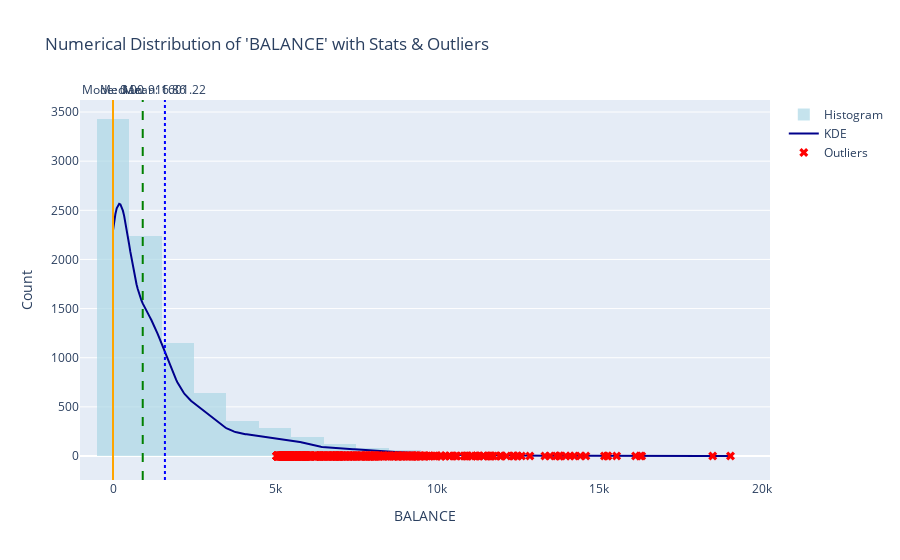
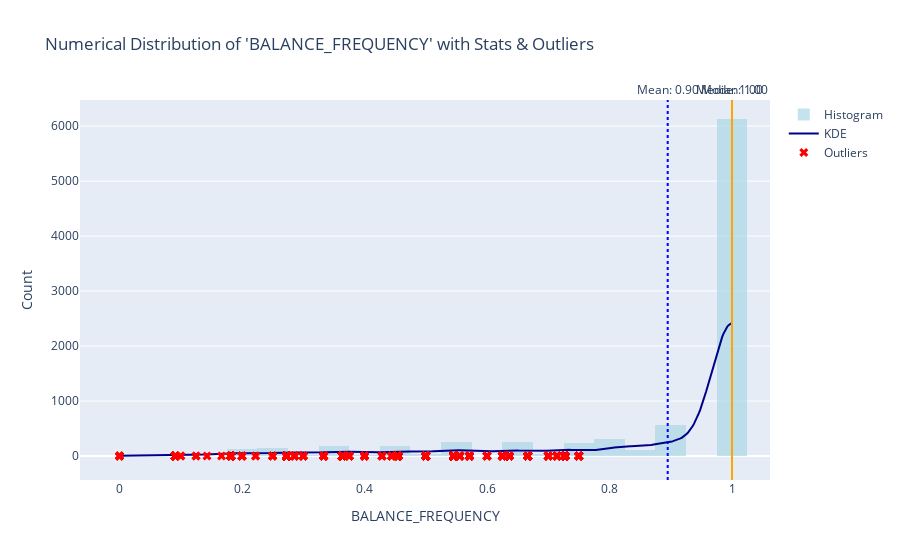
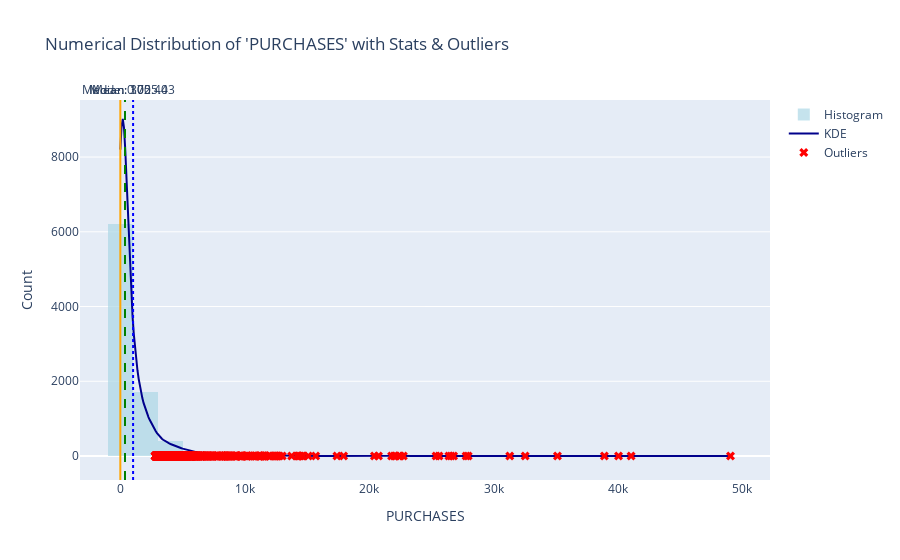
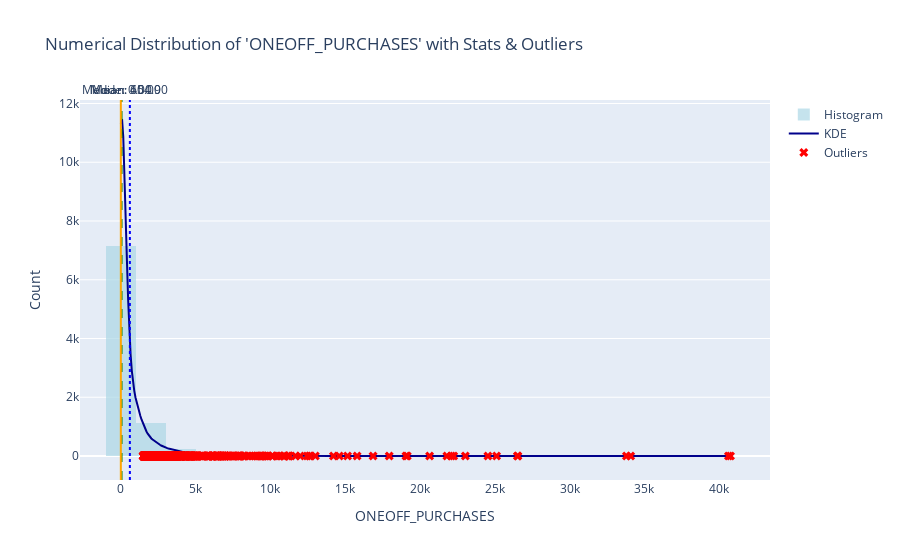

Here is the notebook cell these charts were saved with, in order:
### Code cell
for coulm in data.columns:
    a= plot_distribution_of_clas_in_data(data, coulm)
    a.show()

### Figure 1 — Plotly figure (JSON) as saved in the notebook; plotly's stock layout.template omitted (floating-point values rounded to 4 significant figures; data arrays with more than 128 entries replaced by an {"elided": "..."} marker saying what was removed)
{"data": [{"marker": {"color": "lightblue"}, "name": "Histogram", "nbinsx": 30, "opacity": 0.7, "type": "histogram", "x": {"elided": "8636 float values"}}, {"line": {"color": "darkblue", "width": 2}, "mode": "lines", "name": "KDE", "type": "scatter", "x": {"elided": "500 float values"}, "y": {"elided": "500 float values"}}, {"marker": {"color": "red", "size": 8, "symbol": "x"}, "mode": "markers", "name": "Outliers", "showlegend": true, "type": "scatter", "x": {"elided": "666 float values"}, "y": {"elided": "666 int values"}}], "layout": {"annotations": [{"showarrow": false, "text": "Mean: 1601.22", "x": 1601.0, "xanchor": "center", "xref": "x", "y": 1, "yanchor": "bottom", "yref": "y domain"}, {"showarrow": false, "text": "Median: 916.86", "x": 916.9, "xanchor": "center", "xref": "x", "y": 1, "yanchor": "bottom", "yref": "y domain"}, {"showarrow": false, "text": "Mode: 0.00", "x": 0, "xanchor": "center", "xref": "x", "y": 1, "yanchor": "bottom", "yref": "y domain"}], "shapes": [{"line": {"color": "blue", "dash": "dot"}, "type": "line", "x0": 1601.0, "x1": 1601.0, "xref": "x", "y0": 0, "y1": 1, "yref": "y domain"}, {"line": {"color": "green", "dash": "dash"}, "type": "line", "x0": 916.9, "x1": 916.9, "xref": "x", "y0": 0, "y1": 1, "yref": "y domain"}, {"line": {"color": "orange", "dash": "solid"}, "type": "line", "x0": 0, "x1": 0, "xref": "x", "y0": 0, "y1": 1, "yref": "y domain"}], "showlegend": true, "title": {"text": "Numerical Distribution of 'BALANCE' with Stats & Outliers"}, "xaxis": {"title": {"text": "BALANCE"}}, "yaxis": {"title": {"text": "Count"}}}}

### Figure 2 — Plotly figure (JSON) as saved in the notebook; plotly's stock layout.template omitted (floating-point values rounded to 4 significant figures; data arrays with more than 128 entries replaced by an {"elided": "..."} marker saying what was removed)
{"data": [{"marker": {"color": "lightblue"}, "name": "Histogram", "nbinsx": 30, "opacity": 0.7, "type": "histogram", "x": {"elided": "8636 float values"}}, {"line": {"color": "darkblue", "width": 2}, "mode": "lines", "name": "KDE", "type": "scatter", "x": {"elided": "500 float values"}, "y": {"elided": "500 float values"}}, {"marker": {"color": "red", "size": 8, "symbol": "x"}, "mode": "markers", "name": "Outliers", "showlegend": true, "type": "scatter", "x": {"elided": "1511 float values"}, "y": {"elided": "1511 int values"}}], "layout": {"annotations": [{"showarrow": false, "text": "Mean: 0.90", "x": 0.895, "xanchor": "center", "xref": "x", "y": 1, "yanchor": "bottom", "yref": "y domain"}, {"showarrow": false, "text": "Median: 1.00", "x": 1, "xanchor": "center", "xref": "x", "y": 1, "yanchor": "bottom", "yref": "y domain"}, {"showarrow": false, "text": "Mode: 1.00", "x": 1, "xanchor": "center", "xref": "x", "y": 1, "yanchor": "bottom", "yref": "y domain"}], "shapes": [{"line": {"color": "blue", "dash": "dot"}, "type": "line", "x0": 0.895, "x1": 0.895, "xref": "x", "y0": 0, "y1": 1, "yref": "y domain"}, {"line": {"color": "green", "dash": "dash"}, "type": "line", "x0": 1, "x1": 1, "xref": "x", "y0": 0, "y1": 1, "yref": "y domain"}, {"line": {"color": "orange", "dash": "solid"}, "type": "line", "x0": 1, "x1": 1, "xref": "x", "y0": 0, "y1": 1, "yref": "y domain"}], "showlegend": true, "title": {"text": "Numerical Distribution of 'BALANCE_FREQUENCY' with Stats & Outliers"}, "xaxis": {"title": {"text": "BALANCE_FREQUENCY"}}, "yaxis": {"title": {"text": "Count"}}}}

### Figure 3 — Plotly figure (JSON) as saved in the notebook; plotly's stock layout.template omitted (floating-point values rounded to 4 significant figures; data arrays with more than 128 entries replaced by an {"elided": "..."} marker saying what was removed)
{"data": [{"marker": {"color": "lightblue"}, "name": "Histogram", "nbinsx": 30, "opacity": 0.7, "type": "histogram", "x": {"elided": "8636 float values"}}, {"line": {"color": "darkblue", "width": 2}, "mode": "lines", "name": "KDE", "type": "scatter", "x": {"elided": "500 float values"}, "y": {"elided": "500 float values"}}, {"marker": {"color": "red", "size": 8, "symbol": "x"}, "mode": "markers", "name": "Outliers", "showlegend": true, "type": "scatter", "x": {"elided": "768 float values"}, "y": {"elided": "768 int values"}}], "layout": {"annotations": [{"showarrow": false, "text": "Mean: 1025.43", "x": 1025.0, "xanchor": "center", "xref": "x", "y": 1, "yanchor": "bottom", "yref": "y domain"}, {"showarrow": false, "text": "Median: 375.40", "x": 375.4, "xanchor": "center", "xref": "x", "y": 1, "yanchor": "bottom", "yref": "y domain"}, {"showarrow": false, "text": "Mode: 0.00", "x": 0, "xanchor": "center", "xref": "x", "y": 1, "yanchor": "bottom", "yref": "y domain"}], "shapes": [{"line": {"color": "blue", "dash": "dot"}, "type": "line", "x0": 1025.0, "x1": 1025.0, "xref": "x", "y0": 0, "y1": 1, "yref": "y domain"}, {"line": {"color": "green", "dash": "dash"}, "type": "line", "x0": 375.4, "x1": 375.4, "xref": "x", "y0": 0, "y1": 1, "yref": "y domain"}, {"line": {"color": "orange", "dash": "solid"}, "type": "line", "x0": 0, "x1": 0, "xref": "x", "y0": 0, "y1": 1, "yref": "y domain"}], "showlegend": true, "title": {"text": "Numerical Distribution of 'PURCHASES' with Stats & Outliers"}, "xaxis": {"title": {"text": "PURCHASES"}}, "yaxis": {"title": {"text": "Count"}}}}

### Figure 4 — Plotly figure (JSON) as saved in the notebook; plotly's stock layout.template omitted (floating-point values rounded to 4 significant figures; data arrays with more than 128 entries replaced by an {"elided": "..."} marker saying what was removed)
{"data": [{"marker": {"color": "lightblue"}, "name": "Histogram", "nbinsx": 30, "opacity": 0.7, "type": "histogram", "x": {"elided": "8636 float values"}}, {"line": {"color": "darkblue", "width": 2}, "mode": "lines", "name": "KDE", "type": "scatter", "x": {"elided": "500 float values"}, "y": {"elided": "500 float values"}}, {"marker": {"color": "red", "size": 8, "symbol": "x"}, "mode": "markers", "name": "Outliers", "showlegend": true, "type": "scatter", "x": {"elided": "961 float values"}, "y": {"elided": "961 int values"}}], "layout": {"annotations": [{"showarrow": false, "text": "Mean: 604.90", "x": 604.9, "xanchor": "center", "xref": "x", "y": 1, "yanchor": "bottom", "yref": "y domain"}, {"showarrow": false, "text": "Median: 45.00", "x": 45.0, "xanchor": "center", "xref": "x", "y": 1, "yanchor": "bottom", "yref": "y domain"}, {"showarrow": false, "text": "Mode: 0.00", "x": 0, "xanchor": "center", "xref": "x", "y": 1, "yanchor": "bottom", "yref": "y domain"}], "shapes": [{"line": {"color": "blue", "dash": "dot"}, "type": "line", "x0": 604.9, "x1": 604.9, "xref": "x", "y0": 0, "y1": 1, "yref": "y domain"}, {"line": {"color": "green", "dash": "dash"}, "type": "line", "x0": 45.0, "x1": 45.0, "xref": "x", "y0": 0, "y1": 1, "yref": "y domain"}, {"line": {"color": "orange", "dash": "solid"}, "type": "line", "x0": 0, "x1": 0, "xref": "x", "y0": 0, "y1": 1, "yref": "y domain"}], "showlegend": true, "title": {"text": "Numerical Distribution of 'ONEOFF_PURCHASES' with Stats & Outliers"}, "xaxis": {"title": {"text": "ONEOFF_PURCHASES"}}, "yaxis": {"title": {"text": "Count"}}}}
